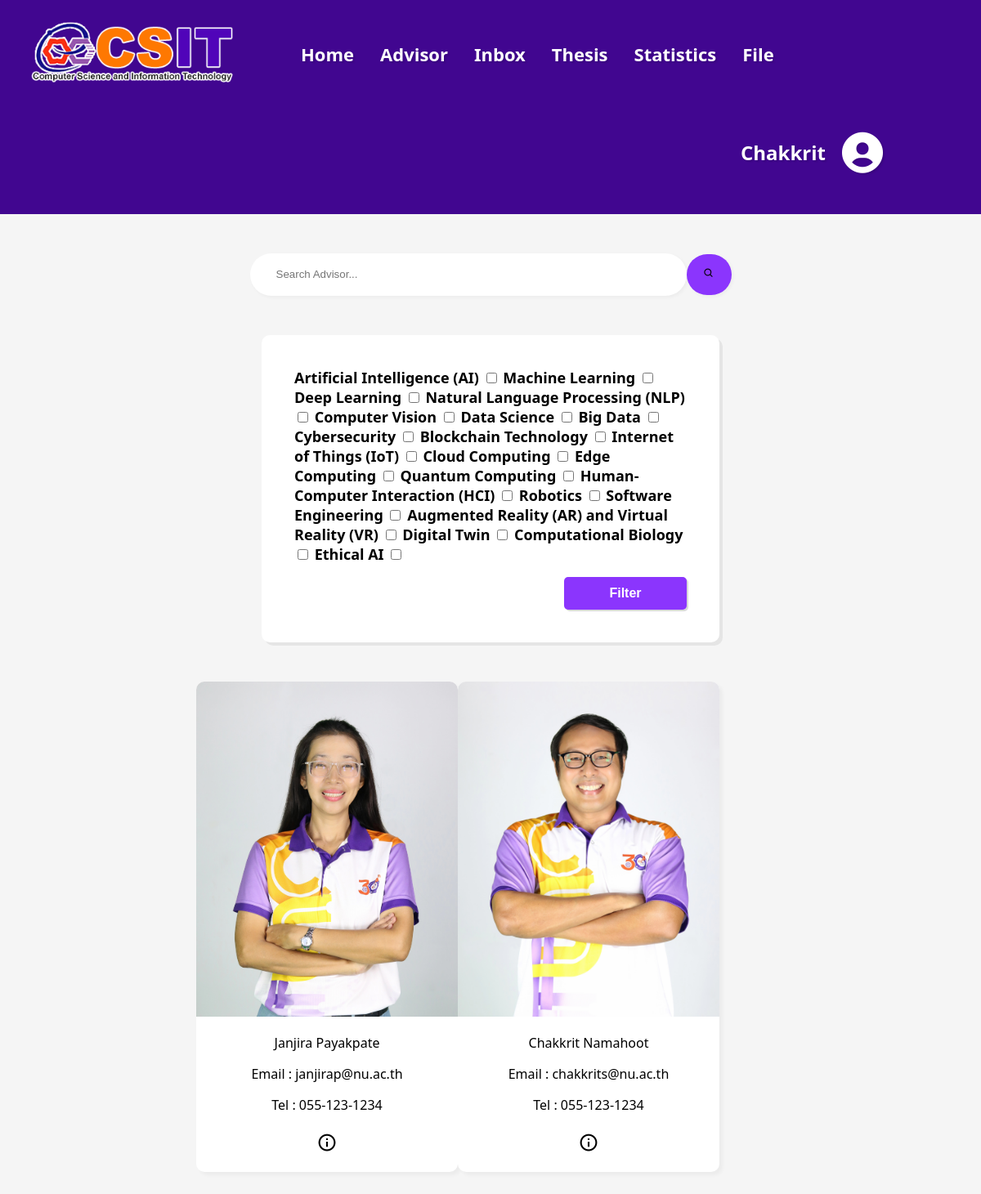
/advisor (signed in), run on the app's committed database.
### tables this page shows
CREATE TABLE `advisor_profile` (
  `id` int(11) NOT NULL,
  `advisor_id` varchar(50) NOT NULL,
  `expertise` longtext NOT NULL CHECK (json_valid(`expertise`)),
  `interests` text NOT NULL,
  `img` text NOT NULL
);

CREATE TABLE `advisor` (
  `id` varchar(50) NOT NULL,
  `first_name` varchar(100) NOT NULL,
  `last_name` varchar(100) NOT NULL,
  `tel` varchar(15) NOT NULL,
  `email` varchar(255) NOT NULL
);

### advisor/index.php (the view, shortened to what this page needs)
<?php
    require('../server.php');
    $search_query = "";
?>
<!DOCTYPE html>
<html lang="en">
<head>
    <link rel="stylesheet" href="style.css">
    <link href='https://unpkg.com/boxicons@2.1.4/css/boxicons.min.css' rel='stylesheet'>
</head>
<body>
    <nav>
        <div class="logo">
            <img src="../CSIT.png" alt="" width="250px">
        </div>
        <ul>
            <li><a href="/AdvisorHub/home">Home</a></li>
            <li><a href='/AdvisorHub/advisor'>Advisor</a></li>
            <li><a href='/AdvisorHub/inbox'>Inbox</a></li>
            <li><a href='/AdvisorHub/thesis/thesis.php'>Thesis</a></li>
            <li><a href='/AdvisorHub/statistics'>Statistics</a></li>
            <li><a href='/AdvisorHub/thesis_resource_list/thesis_resource_list.php'>File</a></li>
        </ul>
        <div class="userProfile">
            <?php
                if(isset($_SESSION['username'])){
                    echo '<h2>'.$_SESSION['username'].'<h2/>';
                    echo "<i class='bx bxs-user-circle' ></i>";
                }
            ?>
        </div>
    </nav>
    <form action="" method="post">
        <div class="search">
            <input type="text" name="search" placeholder="Search Advisor..." value="<?php echo htmlspecialchars($search_query); ?>">
            <button><i class='bx bx-search'></i></button>
        </div>
    </form>
    <div class="filter-wrap">
        <form method='post' class='filter-container'>
        <label for='ai'>Artificial Intelligence (AI)</label>
        <input type='checkbox' id='ai' class='filter-checkbox' name='expertise[]' value='Artificial Intelligence (AI)'>
        <label for='ml'>Machine Learning</label>
        <input type='checkbox' id='ml' class='filter-checkbox' name='expertise[]' value='Machine Learning'>
        <label for='dl'>Deep Learning</label>
        <input type='checkbox' id='dl' class='filter-checkbox' name='expertise[]' value='Deep Learning'>
        <label for='nlp'>Natural Language Processing (NLP)</label>
        <input type='checkbox' id='nlp' class='filter-checkbox' name='expertise[]' value='Natural Language Processing (NLP)'>
        <label for='cv'>Computer Vision</label>
        <input type='checkbox' id='cv' class='filter-checkbox' name='expertise[]' value='Computer Vision'>
        <label for='ds'>Data Science</label>
        <input type='checkbox' id='ds' class='filter-checkbox' name='expertise[]' value='Data Science'>
        <label for='bigdata'>Big Data</label>
        <input type='checkbox' id='bigdata' class='filter-checkbox' name='expertise[]' value='Big Data'>
        <label for='cyber'>Cybersecurity</label>
        <input type='checkbox' id='cyber' class='filter-checkbox' name='expertise[]' value='Cybersecurity'>
        <label for='blockchain'>Blockchain Technology</label>
        <input type='checkbox' id='blockchain' class='filter-checkbox' name='expertise[]' value='Blockchain Technology'>
        <label for='iot'>Internet of Things (IoT)</label>
        <input type='checkbox' id='iot' class='filter-checkbox' name='expertise[]' value='Internet of Things (IoT)'>
        <label for='cloud'>Cloud Computing</label>
        <input type='checkbox' id='cloud' class='filter-checkbox' name='expertise[]' value='Cloud Computing'>
        <label for='edge'>Edge Computing</label>
        <input type='checkbox' id='edge' class='filter-checkbox' name='expertise[]' value='Edge Computing'>
        <label for='quantum'>Quantum Computing</label>
        <input type='checkbox' id='quantum' class='filter-checkbox' name='expertise[]' value='Quantum Computing'>
        <label for='hci'>Human-Computer Interaction (HCI)</label>
        <input type='checkbox' id='hci' class='filter-checkbox' name='expertise[]' value='Human-Computer Interaction (HCI)'>
        <label for='robotics'>Robotics</label>
        <input type='checkbox' id='robotics' class='filter-checkbox' name='expertise[]' value='Robotics'>
        <label for='software'>Software Engineering</label>
        <input type='checkbox' id='software' class='filter-checkbox' name='expertise[]' value='Software Engineering'>
        <label for='arvr'>Augmented Reality (AR) and Virtual Reality (VR)</label>
        <input type='checkbox' id='arvr' class='filter-checkbox' name='expertise[]' value='Augmented Reality (AR) and Virtual Reality (VR)'>
        <label for='digitwin'>Digital Twin</label>
        <input type='checkbox' id='digitwin' class='filter-checkbox' name='expertise[]' value='Digital Twin'>
        <label for='compbio'>Computational Biology</label>
        <input type='checkbox' id='compbio' class='filter-checkbox' name='expertise[]' value='Computational Biology'>
        <label for='ethicalai'>Ethical AI</label>
        <input type='checkbox' id='ethicalai' class='filter-checkbox' name='expertise[]' value='Ethical AI'>
        <div class="wrapFilterButton">
            <button name="filter" class="filterButton">Filter</button>
        </div>
        </form>
    </div>
    <div class="advisorList">
    <?php
        if ($search_query != ""){
            $sql = "SELECT *
                    FROM advisor a
                    JOIN advisor_profile ap ON a.id = ap.advisor_id
                    WHERE a.first_name LIKE ? OR a.last_name LIKE ? ";
            $stmt = $conn->prepare($sql);
            $search_param = "%" . $search_query . "%";
            $stmt->bind_param("ss", $search_param, $search_param);
            $stmt->execute();
            $result = $stmt->get_result();
            }
            else {
                $sql = "SELECT * FROM advisor_profile";
                $result = $conn->query($sql);
            }
            if ($result->num_rows > 0) {
                while($row = $result->fetch_assoc()){
                    $advisor_id = $row['advisor_id'];
                    $img = $row['img'];
                    $sql = "SELECT * FROM advisor WHERE id = '$advisor_id'";
                    $result_advisor = $conn->query($sql);
                    $row_advisor = $result_advisor->fetch_assoc();
                    $first_name = $row_advisor['first_name'];
                    $last_name = $row_advisor['last_name'];
                    $tel = $row_advisor['tel'];
                    $email = $row_advisor['email'];
                    echo "
                    <div class='advisorCard'>
                        <img src='$img' alt=''>
                        <div class='details'>
                            <p>$first_name $last_name</p>
                            <p>Email : $email</p>
                            <p>Tel : $tel</p>
                            <form action='../info/index.php' method='post'>
                                <button name='info' value='$advisor_id'><i class='bx bx-info-circle'></i></button>
                            </form>
                        </div>
                    </div>
                    ";
                }
            } else {
                echo "<p>No advisors found matching your search criteria.</p>";
            }
        ?>
    </div>
</body>
</html>

### advisor/style.css (style rules this page uses)
body { margin: 0; padding: 0; background-color: whitesmoke; font-family: system-ui, -apple-system, "Segoe UI", Roboto, "Helvetica Neue", Arial, "Noto Sans", sans-serif, "Apple Color Emoji", "Segoe UI Emoji", "Segoe UI Symbol", "Noto Color Emoji"; }
nav { display: flex; flex-wrap: wrap; align-items: center; background-color: #410690; padding: 10px 20px; }
nav img { margin: 1rem; }
nav ul { margin-left: 50px; display: flex; flex-wrap: wrap; justify-content: center; align-items: center; padding: 0; list-style: none; }
nav li { margin: 1rem; list-style: none; transition: .1s all ease; }
li a { text-decoration: none; color: rgb(255, 255, 255); font-weight: bold; font-size: 22px; text-shadow: 2px 2px 2px rgba(0, 0, 0, 0.115); transition: .1s all ease; }
.userProfile { color: rgb(255, 255, 255); font-family: system-ui, -apple-system, "Segoe UI", Roboto, "Helvetica Neue", Arial, "Noto Sans", sans-serif, "Apple Color Emoji", "Segoe UI Emoji", "Segoe UI Symbol", "Noto Color Emoji"; font-weight: bold; text-shadow: 2px 2px 2px rgba(0, 0, 0, 0.115); margin-left: auto; margin-right: 5rem; display: flex; justify-content: center; align-items: center; position: relative; }
.bxs-user-circle { font-size: 60px; margin: 15px; color: rgb(255, 255, 255); cursor: pointer; }
.search { display: flex; justify-content: center; align-items: center; margin: 3rem; }
.search input { width: 500px; height: 50px; border-radius: 3rem; border: none; padding-left: 2rem; background-color: rgb(255, 255, 255); transition: all .2s ease; box-shadow: 2px 2px 4px rgba(0, 0, 0, 0.041); }
.search button { border-radius: 3rem; border: none; width: 55px; height: 50px; transition: all .2s ease; background-color: #8b35fd; box-shadow: 2px 2px 4px rgba(0, 0, 0, 0.041); }
.advisorList { margin-left: 15rem ; margin-right: 15rem; display: grid; grid-template-columns: repeat(4, 1fr); font-family: system-ui, -apple-system, "Segoe UI", Roboto, "Helvetica Neue", Arial, "Noto Sans", sans-serif, "Apple Color Emoji", "Segoe UI Emoji", "Segoe UI Symbol", "Noto Color Emoji"; }
.advisorCard { border-radius: 10px; background-color: rgb(255, 255, 255); width: 320px; height: 600px; margin-bottom: 3rem; transition: all .1s ease; box-shadow: 4px 4px 4px rgba(0, 0, 0, 0.041); }
.advisorList img { width: 320px; height: 410px; border-top-left-radius: 10px; border-top-right-radius: 10px; }
.details { text-align: center; margin-left: 1rem; margin-right: 1rem; }
.advisorCard button { font-weight: bold; border: none; border-radius: 3rem; width: 40px; height: 40px; transition: all .1s ease; background-color: rgb(255, 255, 255); cursor: pointer; }
.bx-info-circle { font-size: 25px; }
.filter-wrap { font-family: system-ui, -apple-system, "Segoe UI", Roboto, "Helvetica Neue", Arial, "Noto Sans", sans-serif, "Apple Color Emoji", "Segoe UI Emoji", "Segoe UI Symbol", "Noto Color Emoji"; display: flex; justify-content: center; align-items: center; margin: 3rem; margin-right: 20rem; margin-left: 20rem; background-color: white; padding: 40px; border-radius: 10px; box-shadow: 4px 4px rgba(0, 0, 0, 0.067); }
.filter-container { font-weight: bold; font-size: 18px; }
.filterButton { border: none; border-radius: 5px; background-color: #8b35fd; width: 150px; height: 40px; color:white; font-weight: bold; font-size: 16px; align-items: end; cursor: pointer; transition: all .2s ease ; box-shadow: 2px 2px rgba(0, 0, 0, 0.148); }
.wrapFilterButton { margin-top: 1rem; display: flex; justify-content: end; }

### data on the page
advisor_profile: img (picture), advisor.first_name "Janjira", advisor.last_name "Payakpate", advisor.email "janjirap@nu.ac.th", advisor.tel "055-123-1234"
advisor_profile: img (picture), advisor.first_name "Chakkrit", advisor.last_name "Namahoot", advisor.email "chakkrits@nu.ac.th", advisor.tel "055-123-1234"

### other printed values
$_SESSION['username'] "Chakkrit"
